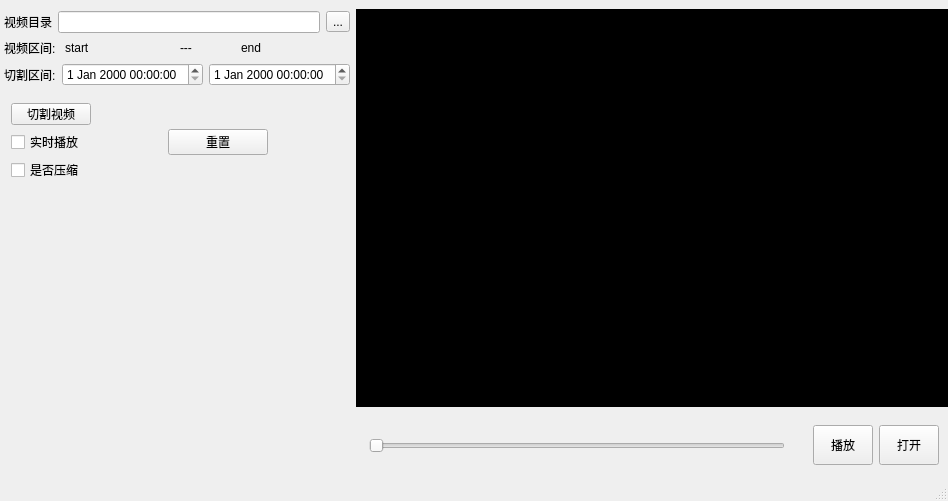
<?xml version="1.0" encoding="UTF-8"?>
<ui version="4.0">
 <class>MediaPlayer</class>
 <widget class="QMainWindow" name="MediaPlayer">
  <property name="geometry">
   <rect>
    <x>0</x>
    <y>0</y>
    <width>948</width>
    <height>501</height>
   </rect>
  </property>
  <property name="maximumSize">
   <size>
    <width>16777215</width>
    <height>16777215</height>
   </size>
  </property>
  <property name="windowTitle">
   <string>MediaPlayer</string>
  </property>
  <widget class="QWidget" name="centralWidget">
   <layout class="QGridLayout" name="gridLayout">
    <property name="leftMargin">
     <number>0</number>
    </property>
    <property name="topMargin">
     <number>0</number>
    </property>
    <property name="rightMargin">
     <number>0</number>
    </property>
    <property name="bottomMargin">
     <number>0</number>
    </property>
    <item row="0" column="0">
     <widget class="QWidget" name="widget_main" native="true">
      <property name="enabled">
       <bool>true</bool>
      </property>
      <property name="sizePolicy">
       <sizepolicy hsizetype="Preferred" vsizetype="Preferred">
        <horstretch>1</horstretch>
        <verstretch>2</verstretch>
       </sizepolicy>
      </property>
      <layout class="QGridLayout" name="gridLayout_2">
       <property name="leftMargin">
        <number>0</number>
       </property>
       <property name="topMargin">
        <number>9</number>
       </property>
       <property name="rightMargin">
        <number>0</number>
       </property>
       <property name="bottomMargin">
        <number>0</number>
       </property>
       <item row="0" column="1">
        <widget class="QWidget" name="widget_output" native="true">
         <property name="sizePolicy">
          <sizepolicy hsizetype="Preferred" vsizetype="Preferred">
           <horstretch>0</horstretch>
           <verstretch>0</verstretch>
          </sizepolicy>
         </property>
         <layout class="QVBoxLayout" name="verticalLayout_2" stretch="6,1">
          <property name="leftMargin">
           <number>0</number>
          </property>
          <property name="topMargin">
           <number>0</number>
          </property>
          <property name="rightMargin">
           <number>0</number>
          </property>
          <property name="bottomMargin">
           <number>0</number>
          </property>
          <item>
           <widget class="QLabel" name="label_play_video">
            <property name="sizePolicy">
             <sizepolicy hsizetype="Preferred" vsizetype="Preferred">
              <horstretch>0</horstretch>
              <verstretch>0</verstretch>
             </sizepolicy>
            </property>
            <property name="styleSheet">
             <string notr="true">background-color: rgb(0, 0, 0);</string>
            </property>
            <property name="text">
             <string>视频播放区</string>
            </property>
            <property name="alignment">
             <set>Qt::AlignCenter</set>
            </property>
            <property name="margin">
             <number>0</number>
            </property>
           </widget>
          </item>
          <item>
           <widget class="QWidget" name="widget_play_control" native="true">
            <property name="sizePolicy">
             <sizepolicy hsizetype="Preferred" vsizetype="Preferred">
              <horstretch>0</horstretch>
              <verstretch>0</verstretch>
             </sizepolicy>
            </property>
            <property name="maximumSize">
             <size>
              <width>16777215</width>
              <height>200</height>
             </size>
            </property>
            <layout class="QHBoxLayout" name="horizontalLayout" stretch="6,1">
             <property name="leftMargin">
              <number>0</number>
             </property>
             <property name="topMargin">
              <number>0</number>
             </property>
             <property name="rightMargin">
              <number>0</number>
             </property>
             <property name="bottomMargin">
              <number>0</number>
             </property>
             <item>
              <widget class="QWidget" name="widget_progress" native="true">
               <property name="maximumSize">
                <size>
                 <width>16777215</width>
                 <height>16777215</height>
                </size>
               </property>
               <layout class="QHBoxLayout" name="horizontalLayout_2">
                <property name="leftMargin">
                 <number>0</number>
                </property>
                <property name="topMargin">
                 <number>0</number>
                </property>
                <property name="rightMargin">
                 <number>0</number>
                </property>
                <property name="bottomMargin">
                 <number>0</number>
                </property>
                <item>
                 <widget class="QLabel" name="label_video_start">
                  <property name="text">
                   <string/>
                  </property>
                 </widget>
                </item>
                <item>
                 <widget class="CustomSlider" name="horizontalSlider">
                  <property name="sizePolicy">
                   <sizepolicy hsizetype="Expanding" vsizetype="Preferred">
                    <horstretch>0</horstretch>
                    <verstretch>0</verstretch>
                   </sizepolicy>
                  </property>
                  <property name="minimumSize">
                   <size>
                    <width>0</width>
                    <height>0</height>
                   </size>
                  </property>
                  <property name="maximumSize">
                   <size>
                    <width>16777215</width>
                    <height>16777215</height>
                   </size>
                  </property>
                  <property name="orientation">
                   <enum>Qt::Horizontal</enum>
                  </property>
                 </widget>
                </item>
                <item>
                 <widget class="QLabel" name="label_video_end">
                  <property name="text">
                   <string/>
                  </property>
                 </widget>
                </item>
               </layout>
              </widget>
             </item>
             <item>
              <widget class="QWidget" name="widget_play_button" native="true">
               <layout class="QGridLayout" name="gridLayout_7">
                <property name="leftMargin">
                 <number>9</number>
                </property>
                <property name="topMargin">
                 <number>9</number>
                </property>
                <property name="rightMargin">
                 <number>9</number>
                </property>
                <item row="0" column="0">
                 <widget class="QPushButton" name="pushButton_Player">
                  <property name="sizePolicy">
                   <sizepolicy hsizetype="Preferred" vsizetype="Preferred">
                    <horstretch>0</horstretch>
                    <verstretch>0</verstretch>
                   </sizepolicy>
                  </property>
                  <property name="maximumSize">
                   <size>
                    <width>60</width>
                    <height>40</height>
                   </size>
                  </property>
                  <property name="text">
                   <string>播放</string>
                  </property>
                 </widget>
                </item>
                <item row="0" column="1">
                 <widget class="QPushButton" name="pushButton_Open">
                  <property name="sizePolicy">
                   <sizepolicy hsizetype="Preferred" vsizetype="Preferred">
                    <horstretch>0</horstretch>
                    <verstretch>0</verstretch>
                   </sizepolicy>
                  </property>
                  <property name="maximumSize">
                   <size>
                    <width>60</width>
                    <height>40</height>
                   </size>
                  </property>
                  <property name="text">
                   <string>打开</string>
                  </property>
                 </widget>
                </item>
               </layout>
              </widget>
             </item>
            </layout>
           </widget>
          </item>
         </layout>
        </widget>
       </item>
       <item row="0" column="0">
        <widget class="QWidget" name="widget_input" native="true">
         <property name="sizePolicy">
          <sizepolicy hsizetype="Preferred" vsizetype="Preferred">
           <horstretch>0</horstretch>
           <verstretch>0</verstretch>
          </sizepolicy>
         </property>
         <property name="minimumSize">
          <size>
           <width>0</width>
           <height>0</height>
          </size>
         </property>
         <property name="maximumSize">
          <size>
           <width>350</width>
           <height>16777215</height>
          </size>
         </property>
         <layout class="QVBoxLayout" name="verticalLayout_3">
          <property name="leftMargin">
           <number>0</number>
          </property>
          <property name="topMargin">
           <number>0</number>
          </property>
          <property name="rightMargin">
           <number>0</number>
          </property>
          <property name="bottomMargin">
           <number>0</number>
          </property>
          <item>
           <widget class="QWidget" name="widget_mian_input" native="true">
            <layout class="QGridLayout" name="gridLayout_3">
             <property name="leftMargin">
              <number>0</number>
             </property>
             <property name="topMargin">
              <number>0</number>
             </property>
             <property name="rightMargin">
              <number>0</number>
             </property>
             <property name="bottomMargin">
              <number>0</number>
             </property>
             <item row="2" column="0">
              <widget class="QWidget" name="widget_end_time" native="true">
               <layout class="QHBoxLayout" name="horizontalLayout_7">
                <property name="spacing">
                 <number>0</number>
                </property>
                <property name="leftMargin">
                 <number>4</number>
                </property>
                <property name="topMargin">
                 <number>0</number>
                </property>
                <property name="rightMargin">
                 <number>0</number>
                </property>
                <property name="bottomMargin">
                 <number>0</number>
                </property>
                <item>
                 <widget class="QWidget" name="widget_3" native="true">
                  <layout class="QHBoxLayout" name="horizontalLayout_6" stretch="1,0,2">
                   <property name="leftMargin">
                    <number>0</number>
                   </property>
                   <property name="topMargin">
                    <number>0</number>
                   </property>
                   <property name="rightMargin">
                    <number>0</number>
                   </property>
                   <property name="bottomMargin">
                    <number>0</number>
                   </property>
                   <item>
                    <widget class="QLabel" name="label_3">
                     <property name="text">
                      <string>切割区间:</string>
                     </property>
                    </widget>
                   </item>
                   <item>
                    <widget class="QDateTimeEdit" name="dateTimeEdit_start"/>
                   </item>
                   <item>
                    <widget class="QDateTimeEdit" name="dateTimeEdit_end"/>
                   </item>
                  </layout>
                 </widget>
                </item>
               </layout>
              </widget>
             </item>
             <item row="0" column="0">
              <widget class="QWidget" name="widget_video_folder" native="true">
               <layout class="QHBoxLayout" name="horizontalLayout_5">
                <property name="leftMargin">
                 <number>4</number>
                </property>
                <property name="topMargin">
                 <number>2</number>
                </property>
                <property name="rightMargin">
                 <number>0</number>
                </property>
                <property name="bottomMargin">
                 <number>0</number>
                </property>
                <item>
                 <widget class="QLabel" name="label_video_folder">
                  <property name="text">
                   <string>视频目录</string>
                  </property>
                 </widget>
                </item>
                <item>
                 <widget class="LineVideo" name="lineEdit_video">
                  <property name="enabled">
                   <bool>true</bool>
                  </property>
                 </widget>
                </item>
                <item>
                 <widget class="QToolButton" name="toolButton__video">
                  <property name="text">
                   <string>...</string>
                  </property>
                 </widget>
                </item>
               </layout>
              </widget>
             </item>
             <item row="1" column="0">
              <widget class="QWidget" name="widget_start_time" native="true">
               <layout class="QVBoxLayout" name="verticalLayout_4" stretch="0">
                <property name="leftMargin">
                 <number>4</number>
                </property>
                <property name="topMargin">
                 <number>0</number>
                </property>
                <property name="rightMargin">
                 <number>0</number>
                </property>
                <property name="bottomMargin">
                 <number>0</number>
                </property>
                <item>
                 <widget class="QWidget" name="widget_2" native="true">
                  <layout class="QHBoxLayout" name="horizontalLayout_4" stretch="1,2,1,2">
                   <property name="leftMargin">
                    <number>0</number>
                   </property>
                   <property name="topMargin">
                    <number>0</number>
                   </property>
                   <property name="rightMargin">
                    <number>0</number>
                   </property>
                   <property name="bottomMargin">
                    <number>0</number>
                   </property>
                   <item>
                    <widget class="QLabel" name="label">
                     <property name="text">
                      <string>视频区间:</string>
                     </property>
                    </widget>
                   </item>
                   <item>
                    <widget class="QLabel" name="label_svideo">
                     <property name="text">
                      <string>start</string>
                     </property>
                    </widget>
                   </item>
                   <item>
                    <widget class="QLabel" name="label_2">
                     <property name="text">
                      <string>---</string>
                     </property>
                    </widget>
                   </item>
                   <item>
                    <widget class="QLabel" name="label_endvideo">
                     <property name="text">
                      <string>end</string>
                     </property>
                    </widget>
                   </item>
                  </layout>
                 </widget>
                </item>
               </layout>
              </widget>
             </item>
            </layout>
           </widget>
          </item>
          <item>
           <widget class="QWidget" name="widget_cut_video" native="true">
            <property name="maximumSize">
             <size>
              <width>16777215</width>
              <height>100</height>
             </size>
            </property>
            <layout class="QHBoxLayout" name="horizontalLayout_3" stretch="0">
             <property name="leftMargin">
              <number>0</number>
             </property>
             <property name="topMargin">
              <number>0</number>
             </property>
             <property name="rightMargin">
              <number>0</number>
             </property>
             <property name="bottomMargin">
              <number>0</number>
             </property>
             <item>
              <widget class="QWidget" name="widget" native="true">
               <layout class="QVBoxLayout" name="verticalLayout_5">
                <property name="leftMargin">
                 <number>0</number>
                </property>
                <property name="topMargin">
                 <number>0</number>
                </property>
                <property name="rightMargin">
                 <number>0</number>
                </property>
                <property name="bottomMargin">
                 <number>0</number>
                </property>
                <item>
                 <widget class="QWidget" name="widget_5" native="true">
                  <layout class="QFormLayout" name="formLayout">
                   <item row="0" column="0">
                    <widget class="QWidget" name="widget_6" native="true">
                     <layout class="QVBoxLayout" name="verticalLayout">
                      <property name="leftMargin">
                       <number>0</number>
                      </property>
                      <property name="topMargin">
                       <number>0</number>
                      </property>
                      <property name="rightMargin">
                       <number>0</number>
                      </property>
                      <property name="bottomMargin">
                       <number>0</number>
                      </property>
                      <item>
                       <widget class="QPushButton" name="pushButton_video">
                        <property name="maximumSize">
                         <size>
                          <width>100</width>
                          <height>25</height>
                         </size>
                        </property>
                        <property name="text">
                         <string>切割视频</string>
                        </property>
                       </widget>
                      </item>
                      <item>
                       <widget class="QCheckBox" name="checkBox">
                        <property name="text">
                         <string>实时播放</string>
                        </property>
                       </widget>
                      </item>
                      <item>
                       <widget class="QCheckBox" name="checkBox_video">
                        <property name="maximumSize">
                         <size>
                          <width>100</width>
                          <height>16777215</height>
                         </size>
                        </property>
                        <property name="text">
                         <string>是否压缩</string>
                        </property>
                       </widget>
                      </item>
                     </layout>
                    </widget>
                   </item>
                   <item row="0" column="1">
                    <widget class="QWidget" name="widget_4" native="true">
                     <layout class="QGridLayout" name="gridLayout_4">
                      <property name="leftMargin">
                       <number>0</number>
                      </property>
                      <property name="topMargin">
                       <number>0</number>
                      </property>
                      <property name="rightMargin">
                       <number>0</number>
                      </property>
                      <property name="bottomMargin">
                       <number>0</number>
                      </property>
                      <item row="0" column="0">
                       <widget class="QPushButton" name="pushButton_reset">
                        <property name="maximumSize">
                         <size>
                          <width>100</width>
                          <height>16777215</height>
                         </size>
                        </property>
                        <property name="text">
                         <string>重置</string>
                        </property>
                       </widget>
                      </item>
                     </layout>
                    </widget>
                   </item>
                  </layout>
                 </widget>
                </item>
               </layout>
              </widget>
             </item>
            </layout>
           </widget>
          </item>
          <item>
           <spacer name="verticalSpacer">
            <property name="orientation">
             <enum>Qt::Vertical</enum>
            </property>
            <property name="sizeHint" stdset="0">
             <size>
              <width>20</width>
              <height>45</height>
             </size>
            </property>
           </spacer>
          </item>
         </layout>
        </widget>
       </item>
      </layout>
     </widget>
    </item>
   </layout>
  </widget>
  <widget class="QMenuBar" name="menuBar">
   <property name="geometry">
    <rect>
     <x>0</x>
     <y>0</y>
     <width>948</width>
     <height>19</height>
    </rect>
   </property>
  </widget>
  <widget class="QStatusBar" name="statusBar"/>
 </widget>
 <layoutdefault spacing="6" margin="11"/>
 <customwidgets>
  <customwidget>
   <class>CustomSlider</class>
   <extends>QSlider</extends>
   <header>customslider.h</header>
  </customwidget>
  <customwidget>
   <class>LineVideo</class>
   <extends>QLineEdit</extends>
   <header>linevideo.h</header>
  </customwidget>
 </customwidgets>
 <resources/>
 <connections/>
</ui>
